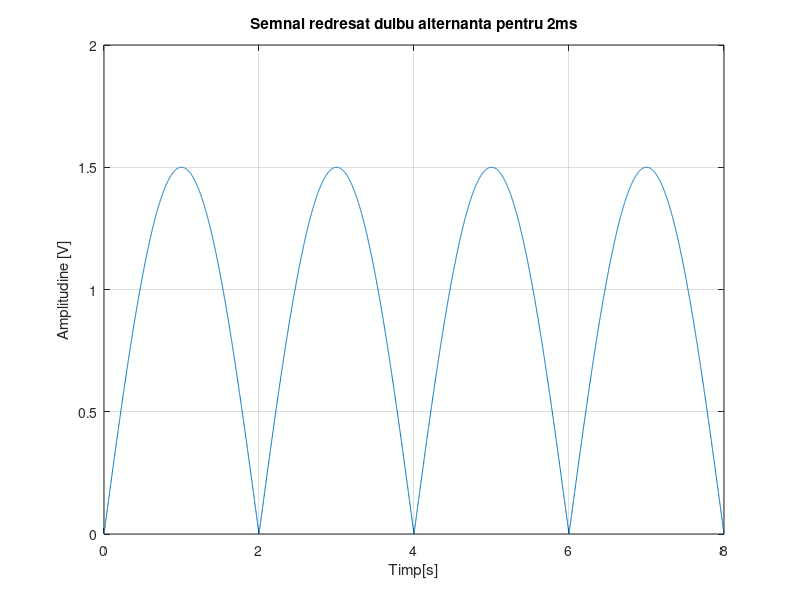
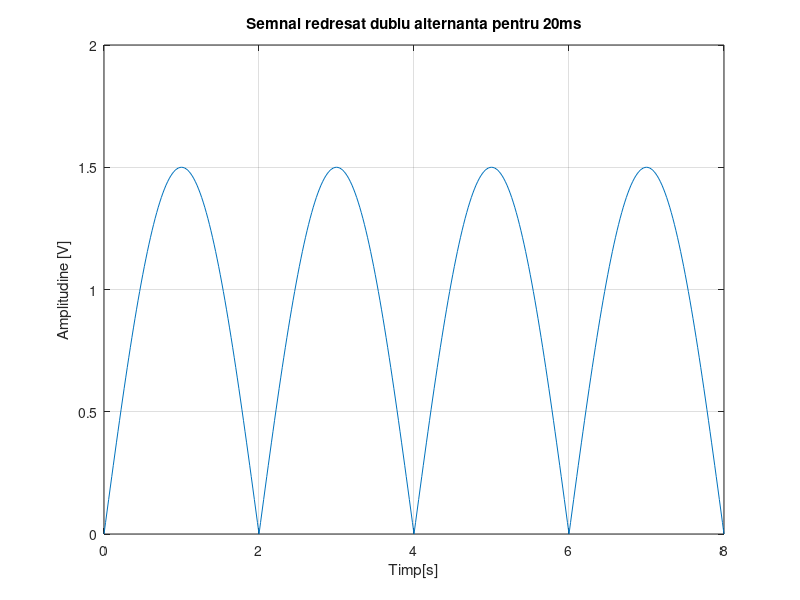
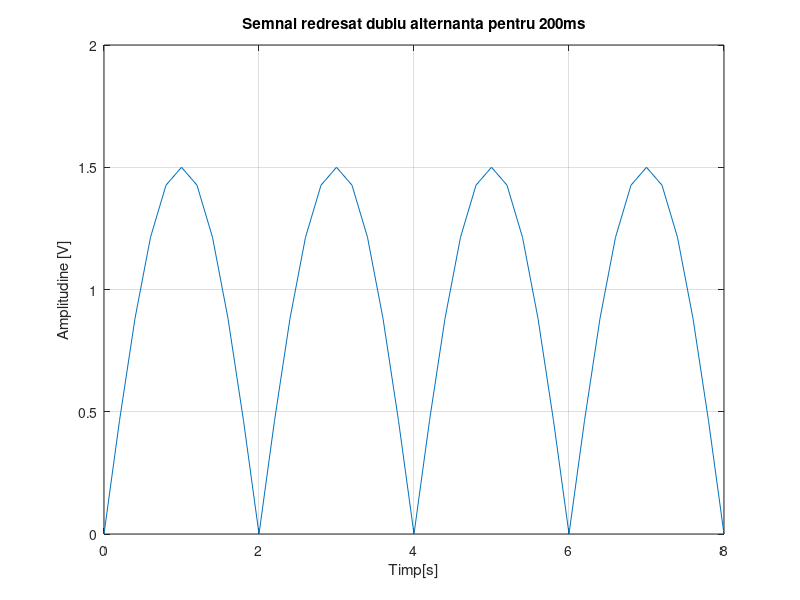
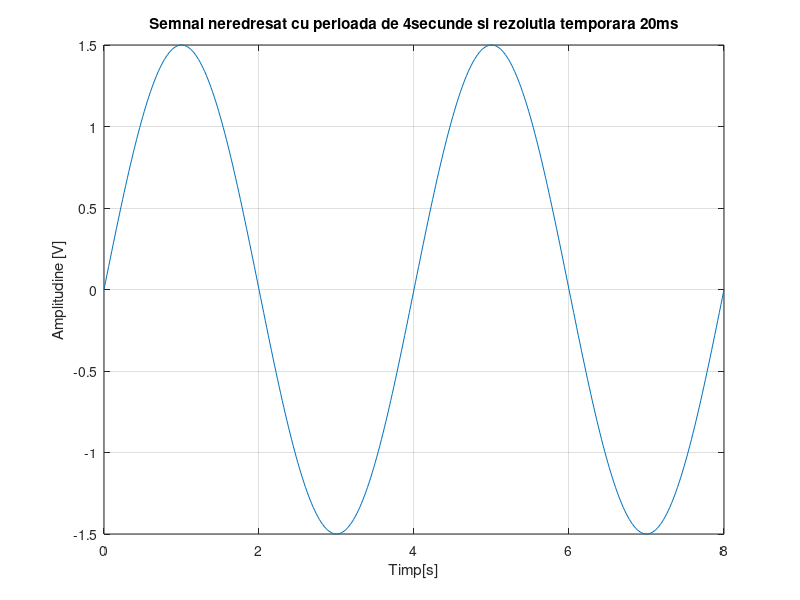

Write the MATLAB code that produced these figures, in order.
clear all
close all
clc
%Perioada este de 4 secunde, deci vom defini frecventa ca inverul perioadei
f=1/4;
t1=0:0.002:8;%Vom afisa 2 perioade ale semnalului
%definim pulsatia, ca in cazul anterior
w=2*pi*f;
s1=1.5*abs(sin(w*t1));
figure(1);
plot(t1,s1),title('Semnal redresat dulbu alternanta pentru 2ms'),grid,xlabel('Timp[s]'),ylabel('Amplitudine [V]');
t2=0:0.02:8;
s2=1.5*abs(sin(w*t2));
figure(2);
plot(t2,s2),title('Semnal redresat dublu alternanta pentru 20ms'),grid,xlabel('Timp[s]'),ylabel('Amplitudine [V]');
t3=0:0.2:8;
s3=1.5*abs(sin(w*t3));
figure(3);
plot(t3,s3),title('Semnal redresat dublu alternanta pentru 200ms'),grid,xlabel('Timp[s]'),ylabel('Amplitudine [V]');
%Pentru a demonstra ca semnalul chiar reprezinta semnalul redresat dublu
%alternanta cu perioada de 4 secunde vom afisa semnalul fara a il redresa
t4=0:0.02:8;
s4=1.5*sin(w*t2);
figure(4);
plot(t4,s4),title('Semnal neredresat cu perioada de 4secunde si rezolutia temporara 20ms'),grid,xlabel('Timp[s]'),ylabel('Amplitudine [V]');


